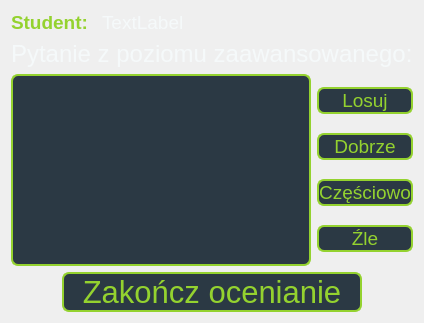
          <widget class="QWidget" name="page_2">
           <property name="enabled">
            <bool>true</bool>
           </property>
           <layout class="QVBoxLayout" name="verticalLayout_5">
            <item>
             <layout class="QHBoxLayout" name="horizontalLayout_8">
              <item>
               <widget class="QLabel" name="dane_2">
                <property name="maximumSize">
                 <size>
                  <width>85</width>
                  <height>16777215</height>
                 </size>
                </property>
                <property name="font">
                 <font>
                  <pointsize>14</pointsize>
                  <bold>true</bold>
                 </font>
                </property>
                <property name="styleSheet">
                 <string notr="true">color: rgb(148,210,47);</string>
                </property>
                <property name="text">
                 <string>Student:</string>
                </property>
               </widget>
              </item>
              <item>
               <widget class="QLabel" name="studentLabel3">
                <property name="font">
                 <font>
                  <pointsize>14</pointsize>
                 </font>
                </property>
                <property name="styleSheet">
                 <string notr="true">color: rgb(245,249,250);</string>
                </property>
                <property name="text">
                 <string>TextLabel</string>
                </property>
               </widget>
              </item>
             </layout>
            </item>
            <item>
             <layout class="QVBoxLayout" name="verticalLayout_15">
              <item>
               <widget class="QLabel" name="tyt4">
                <property name="enabled">
                 <bool>true</bool>
                </property>
                <property name="font">
                 <font>
                  <pointsize>18</pointsize>
                 </font>
                </property>
                <property name="styleSheet">
                 <string notr="true">color: rgb(245,249,250);</string>
                </property>
                <property name="text">
                 <string>Pytanie z poziomu zaawansowanego:</string>
                </property>
               </widget>
              </item>
              <item>
               <layout class="QHBoxLayout" name="horizontalLayout_13">
                <item>
                 <widget class="QTextBrowser" name="pyt4">
                  <property name="enabled">
                   <bool>true</bool>
                  </property>
                  <property name="font">
                   <font>
                    <pointsize>18</pointsize>
                   </font>
                  </property>
                  <property name="styleSheet">
                   <string notr="true">background-color: rgb(43, 57, 68);
color: rgb(148,210,47);
border-color: rgb(148,210,47);
border-style: solid;
border-width: 2px;
border-radius: 7px;

</string>
                  </property>
                  <property name="html">
                   <string>&lt;!DOCTYPE HTML PUBLIC &quot;-//W3C//DTD HTML 4.0//EN&quot; &quot;http://www.w3.org/TR/REC-html40/strict.dtd&quot;&gt;
&lt;html&gt;&lt;head&gt;&lt;meta name=&quot;qrichtext&quot; content=&quot;1&quot; /&gt;&lt;meta charset=&quot;utf-8&quot; /&gt;&lt;style type=&quot;text/css&quot;&gt;
p, li { white-space: pre-wrap; }
&lt;/style&gt;&lt;/head&gt;&lt;body style=&quot; font-family:'Segoe UI'; font-size:18pt; font-weight:400; font-style:normal;&quot;&gt;
&lt;p style=&quot;-qt-paragraph-type:empty; margin-top:0px; margin-bottom:0px; margin-left:0px; margin-right:0px; -qt-block-indent:0; text-indent:0px; font-family:'MS Shell Dlg 2'; font-size:27pt;&quot;&gt;&lt;br /&gt;&lt;/p&gt;&lt;/body&gt;&lt;/html&gt;</string>
                  </property>
                 </widget>
                </item>
                <item>
                 <layout class="QVBoxLayout" name="verticalLayout_16">
                  <item>
                   <widget class="QPushButton" name="losujButton4">
                    <property name="enabled">
                     <bool>true</bool>
                    </property>
                    <property name="font">
                     <font>
                      <pointsize>14</pointsize>
                     </font>
                    </property>
                    <property name="cursor">
                     <cursorShape>PointingHandCursor</cursorShape>
                    </property>
                    <property name="styleSheet">
                     <string notr="true">QPushButton:pressed
{
 background-color: rgb(148,210,47);
}
QPushButton {   
background-color: rgb(43, 57, 68);
color: rgb(148,210,47);
border-color: rgb(148,210,47);
border-style: solid;
border-width: 2px;
border-radius: 7px;
}
</string>
                    </property>
                    <property name="text">
                     <string>Losuj</string>
                    </property>
                   </widget>
                  </item>
                  <item>
                   <widget class="QPushButton" name="dobrzeButton4">
                    <property name="enabled">
                     <bool>true</bool>
                    </property>
                    <property name="font">
                     <font>
                      <pointsize>14</pointsize>
                     </font>
                    </property>
                    <property name="cursor">
                     <cursorShape>PointingHandCursor</cursorShape>
                    </property>
                    <property name="styleSheet">
                     <string notr="true">QPushButton {   
background-color: rgb(43, 57, 68);
color: rgb(148,210,47);
border-color: rgb(148,210,47);
border-style: solid;
border-width: 2px;
border-radius: 7px;
}
QPushButton:disabled {
background-color:rgb(148,210,47);
color: rgb(43, 57, 68);
}</string>
                    </property>
                    <property name="text">
                     <string>Dobrze</string>
                    </property>
                   </widget>
                  </item>
                  <item>
                   <widget class="QPushButton" name="czescButton">
                    <property name="enabled">
                     <bool>true</bool>
                    </property>
                    <property name="font">
                     <font>
                      <pointsize>14</pointsize>
                     </font>
                    </property>
                    <property name="cursor">
                     <cursorShape>PointingHandCursor</cursorShape>
                    </property>
                    <property name="styleSheet">
                     <string notr="true">QPushButton {   
background-color: rgb(43, 57, 68);
color: rgb(148,210,47);
border-color: rgb(148,210,47);
border-style: solid;
border-width: 2px;
border-radius: 7px;
}
QPushButton:disabled {
background-color:rgb(148,210,47);
color: rgb(43, 57, 68);
}</string>
                    </property>
                    <property name="text">
                     <string>Częściowo</string>
                    </property>
                   </widget>
                  </item>
                  <item>
                   <widget class="QPushButton" name="zleButton4">
                    <property name="enabled">
                     <bool>true</bool>
                    </property>
                    <property name="font">
                     <font>
                      <pointsize>14</pointsize>
                     </font>
                    </property>
                    <property name="cursor">
                     <cursorShape>PointingHandCursor</cursorShape>
                    </property>
                    <property name="styleSheet">
                     <string notr="true">QPushButton {   
background-color: rgb(43, 57, 68);
color: rgb(148,210,47);
border-color: rgb(148,210,47);
border-style: solid;
border-width: 2px;
border-radius: 7px;
}
QPushButton:disabled {
background-color:rgb(148,210,47);
color: rgb(43, 57, 68);
}</string>
                    </property>
                    <property name="text">
                     <string>Źle</string>
                    </property>
                   </widget>
                  </item>
                 </layout>
                </item>
               </layout>
              </item>
             </layout>
            </item>
            <item alignment="Qt::AlignHCenter">
             <widget class="QPushButton" name="koniecButton">
              <property name="enabled">
               <bool>true</bool>
              </property>
              <property name="minimumSize">
               <size>
                <width>300</width>
                <height>0</height>
               </size>
              </property>
              <property name="maximumSize">
               <size>
                <width>400</width>
                <height>16777215</height>
               </size>
              </property>
              <property name="font">
               <font>
                <pointsize>23</pointsize>
               </font>
              </property>
              <property name="cursor">
               <cursorShape>PointingHandCursor</cursorShape>
              </property>
              <property name="styleSheet">
               <string notr="true">QPushButton:pressed
{
 background-color: rgb(148,210,47);
}
QPushButton {   
background-color: rgb(43, 57, 68);
color: rgb(148,210,47);
border-color: rgb(148,210,47);
border-style: solid;
border-width: 2px;
border-radius: 7px;
}
</string>
              </property>
              <property name="text">
               <string>Zakończ ocenianie</string>
              </property>
             </widget>
            </item>
           </layout>
          </widget>
